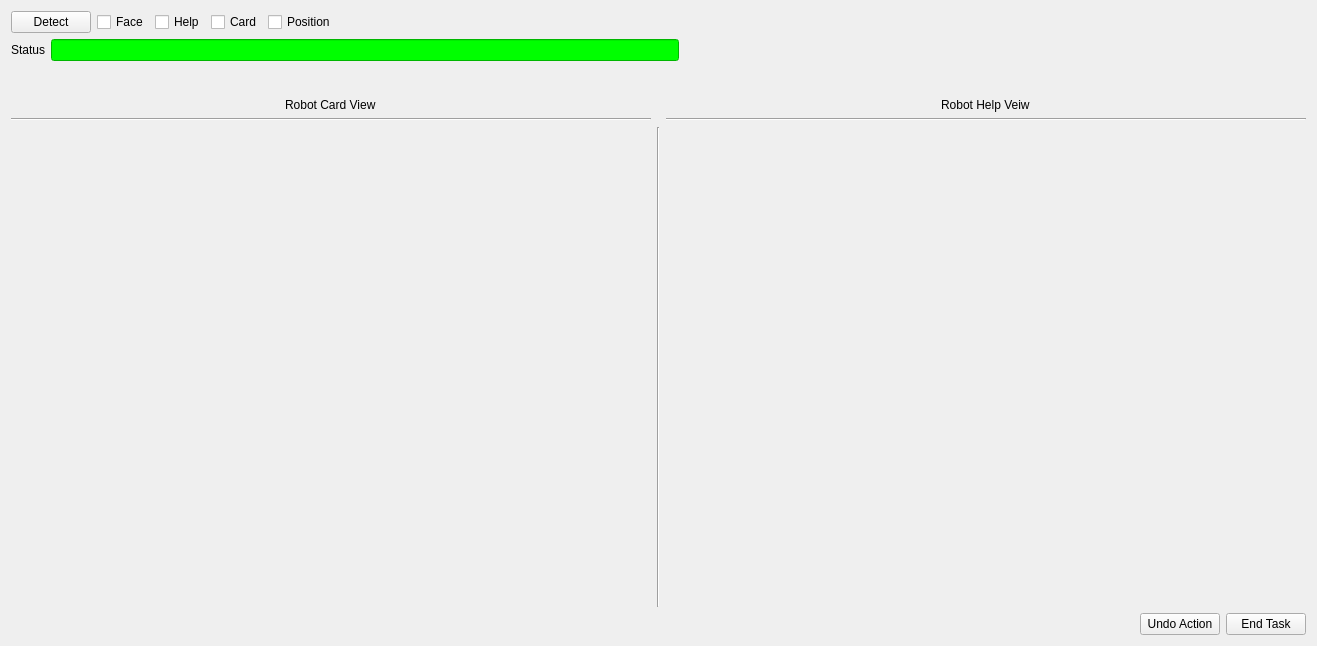
<?xml version="1.0" encoding="UTF-8"?>
<ui version="4.0">
 <class>WorldStateIdentifierWidget</class>
 <widget class="QWidget" name="WorldStateIdentifierWidget">
  <property name="enabled">
   <bool>true</bool>
  </property>
  <property name="geometry">
   <rect>
    <x>0</x>
    <y>0</y>
    <width>1315</width>
    <height>638</height>
   </rect>
  </property>
  <property name="windowTitle">
   <string>World State Identifier</string>
  </property>
  <layout class="QVBoxLayout" name="verticalLayout" stretch="0,0,0,0,0">
   <item>
    <layout class="QHBoxLayout" name="horizontalLayout_4">
     <item>
      <widget class="QPushButton" name="detect_push_button">
       <property name="text">
        <string>Detect</string>
       </property>
      </widget>
     </item>
     <item>
      <widget class="QCheckBox" name="face_check_box">
       <property name="text">
        <string>Face</string>
       </property>
      </widget>
     </item>
     <item>
      <widget class="QCheckBox" name="help_check_box">
       <property name="text">
        <string>Help</string>
       </property>
      </widget>
     </item>
     <item>
      <widget class="QCheckBox" name="card_check_box">
       <property name="text">
        <string>Card</string>
       </property>
      </widget>
     </item>
     <item>
      <widget class="QCheckBox" name="pos_check_box">
       <property name="text">
        <string>Position</string>
       </property>
      </widget>
     </item>
     <item>
      <spacer name="horizontalSpacer_2">
       <property name="orientation">
        <enum>Qt::Horizontal</enum>
       </property>
       <property name="sizeHint" stdset="0">
        <size>
         <width>40</width>
         <height>20</height>
        </size>
       </property>
      </spacer>
     </item>
    </layout>
   </item>
   <item>
    <layout class="QHBoxLayout" name="horizontalLayout_3">
     <item>
      <widget class="QLabel" name="status_label">
       <property name="text">
        <string>Status</string>
       </property>
      </widget>
     </item>
     <item>
      <widget class="QLineEdit" name="status_text_box">
       <property name="styleSheet">
        <string notr="true">QLineEdit { background: rgb(0, 255, 0);  }</string>
       </property>
       <property name="readOnly">
        <bool>true</bool>
       </property>
      </widget>
     </item>
     <item>
      <spacer name="horizontalSpacer">
       <property name="orientation">
        <enum>Qt::Horizontal</enum>
       </property>
       <property name="sizeHint" stdset="0">
        <size>
         <width>40</width>
         <height>20</height>
        </size>
       </property>
      </spacer>
     </item>
    </layout>
   </item>
   <item>
    <layout class="QGridLayout" name="gridLayout">
     <property name="topMargin">
      <number>31</number>
     </property>
     <item row="3" column="2">
      <widget class="rqt_task_learning::RatioLayoutedFrame" name="help_image_frame" native="true">
       <property name="sizePolicy">
        <sizepolicy hsizetype="Expanding" vsizetype="Expanding">
         <horstretch>0</horstretch>
         <verstretch>0</verstretch>
        </sizepolicy>
       </property>
       <property name="minimumSize">
        <size>
         <width>640</width>
         <height>480</height>
        </size>
       </property>
       <property name="maximumSize">
        <size>
         <width>640</width>
         <height>480</height>
        </size>
       </property>
       <property name="sizeIncrement">
        <size>
         <width>80</width>
         <height>60</height>
        </size>
       </property>
      </widget>
     </item>
     <item row="1" column="0" alignment="Qt::AlignHCenter">
      <widget class="QLabel" name="card_view_label">
       <property name="text">
        <string>Robot Card View</string>
       </property>
      </widget>
     </item>
     <item row="3" column="0">
      <widget class="rqt_task_learning::RatioLayoutedFrame" name="card_image_frame" native="true">
       <property name="sizePolicy">
        <sizepolicy hsizetype="Expanding" vsizetype="Expanding">
         <horstretch>0</horstretch>
         <verstretch>0</verstretch>
        </sizepolicy>
       </property>
       <property name="minimumSize">
        <size>
         <width>640</width>
         <height>480</height>
        </size>
       </property>
       <property name="maximumSize">
        <size>
         <width>640</width>
         <height>480</height>
        </size>
       </property>
       <property name="sizeIncrement">
        <size>
         <width>80</width>
         <height>60</height>
        </size>
       </property>
       <property name="baseSize">
        <size>
         <width>0</width>
         <height>0</height>
        </size>
       </property>
      </widget>
     </item>
     <item row="2" column="0">
      <widget class="Line" name="card_line">
       <property name="orientation">
        <enum>Qt::Horizontal</enum>
       </property>
      </widget>
     </item>
     <item row="1" column="2" alignment="Qt::AlignHCenter">
      <widget class="QLabel" name="help_view_label">
       <property name="text">
        <string>Robot Help Veiw</string>
       </property>
      </widget>
     </item>
     <item row="2" column="2">
      <widget class="Line" name="help_line">
       <property name="orientation">
        <enum>Qt::Horizontal</enum>
       </property>
      </widget>
     </item>
     <item row="3" column="1">
      <widget class="Line" name="line">
       <property name="orientation">
        <enum>Qt::Vertical</enum>
       </property>
      </widget>
     </item>
    </layout>
   </item>
   <item>
    <spacer name="verticalSpacer">
     <property name="orientation">
      <enum>Qt::Vertical</enum>
     </property>
     <property name="sizeHint" stdset="0">
      <size>
       <width>20</width>
       <height>40</height>
      </size>
     </property>
    </spacer>
   </item>
   <item>
    <layout class="QHBoxLayout" name="horizontalLayout">
     <item>
      <spacer name="horizontalSpacer_3">
       <property name="orientation">
        <enum>Qt::Horizontal</enum>
       </property>
       <property name="sizeHint" stdset="0">
        <size>
         <width>40</width>
         <height>20</height>
        </size>
       </property>
      </spacer>
     </item>
     <item>
      <widget class="QPushButton" name="undo_action_button">
       <property name="text">
        <string>Undo Action</string>
       </property>
      </widget>
     </item>
     <item>
      <widget class="QPushButton" name="end_task_button">
       <property name="text">
        <string>End Task</string>
       </property>
      </widget>
     </item>
    </layout>
   </item>
  </layout>
 </widget>
 <customwidgets>
  <customwidget>
   <class>rqt_task_learning::RatioLayoutedFrame</class>
   <extends>QWidget</extends>
   <header>rqt_task_learning/ratio_layouted_frame.h</header>
   <container>1</container>
  </customwidget>
 </customwidgets>
 <resources/>
 <connections/>
</ui>
